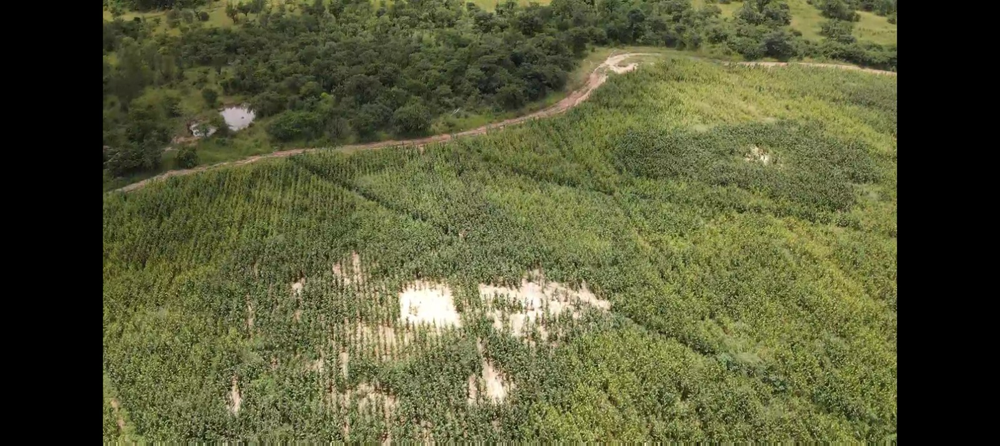
#> input picture images/b.png, 1000 x 446 px, shrunk from 1600 x 714 before the run
$ python stage1_exg.py
#> lines starting #> are read from the running program, lines starting #| are printed output that depends on the picture
# stage1_exg.py
import cv2
import numpy as np
from matplotlib import pyplot as plt
from matplotlib.colors import LinearSegmentedColormap
import os

# Load the image (BGR format in OpenCV)
img = cv2.imread('./images/b.png')
#> img is the input picture: shape (446, 1000, 3); mean B, G, R 54.8, 88.7, 86.3
b, g, r = cv2.split(img.astype(np.float32))
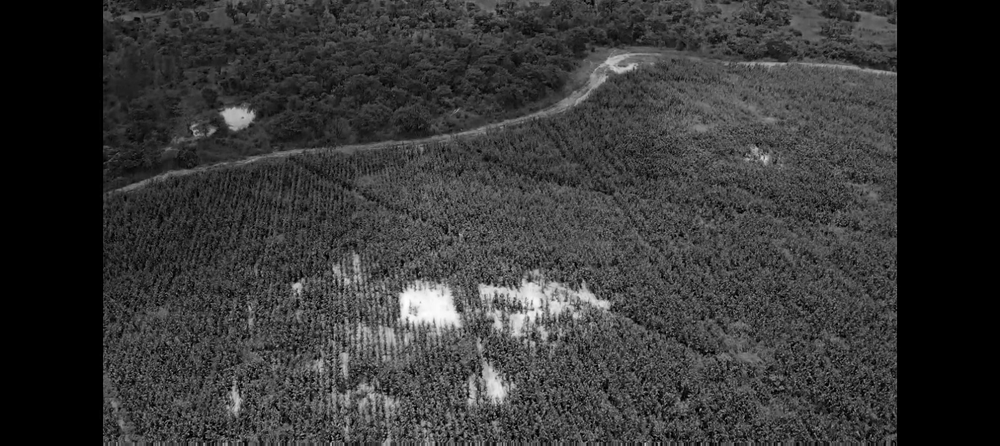
#> b: shape (446, 1000) float32; min 0, max 255, mean 54.8
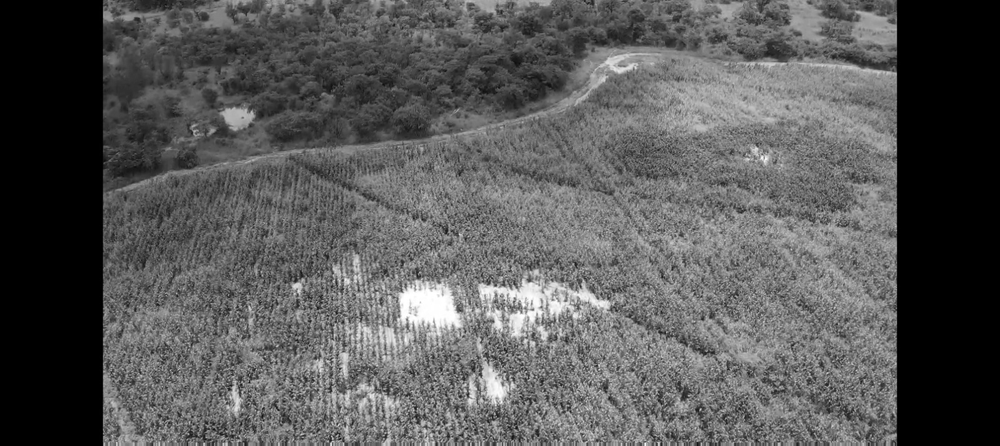
#> g: shape (446, 1000) float32; min 0, max 255, mean 88.7

# Compute Excess Green (ExG) index: ExG = 2*G - (R + B)&#8203;:contentReference[oaicite:1]{index=1}
exg = 2 * g - (r + b)
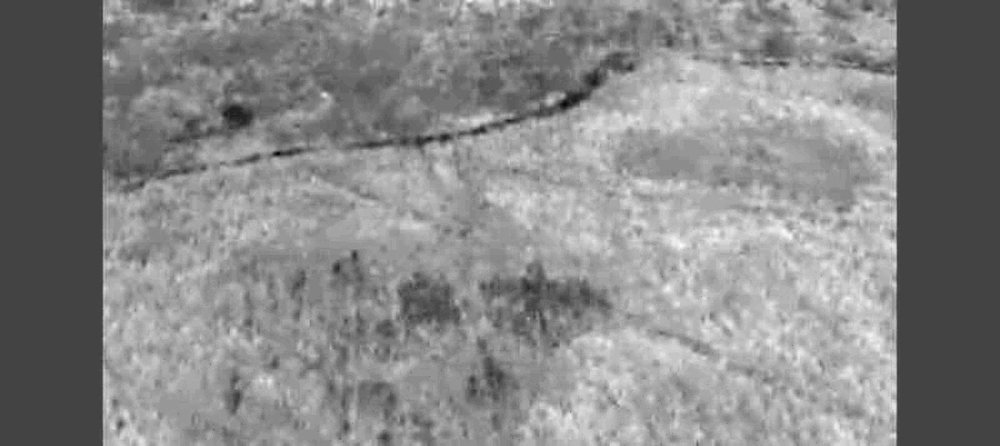
#> exg: shape (446, 1000) float32; min -36, max 100, mean 36.2; drawn with min black and max white

# Normalize ExG to [0,1] for display
exg_norm = (exg - exg.min()) / (exg.max() - exg.min() + 1e-6)

# Create a red-to-green colormap (custom gradient)
colors = ["red", "yellow", "green"]
cmap = LinearSegmentedColormap.from_list('RedGreen', colors, N=256)

# Apply colormap to ExG
heatmap = (cmap(exg_norm)[:, :, :3] * 255).astype(np.uint8)
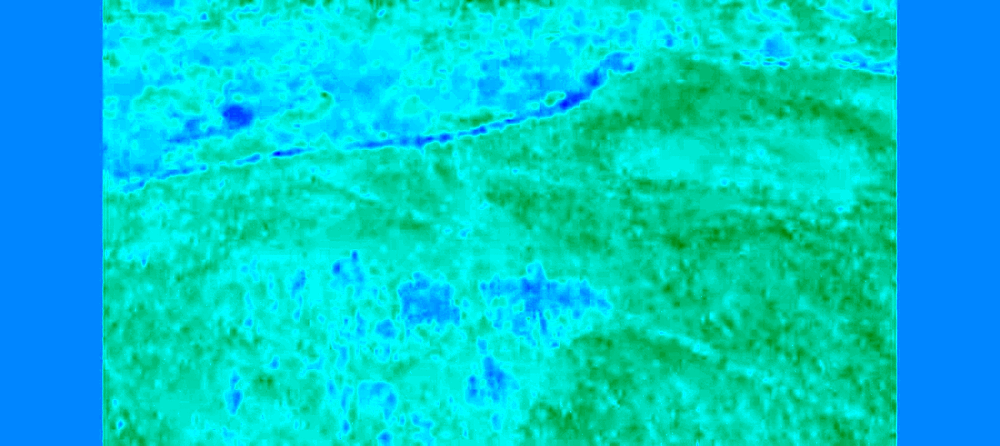
#> heatmap: shape (446, 1000, 3); mean of channels 0, 1, 2 208, 199.9, 0; drawn as B, G, R

# Prepare output directory
os.makedirs('output', exist_ok=True)
# Save heatmap image
cv2.imwrite('output/exg_heatmap.png', cv2.cvtColor(heatmap, cv2.COLOR_RGB2BGR))
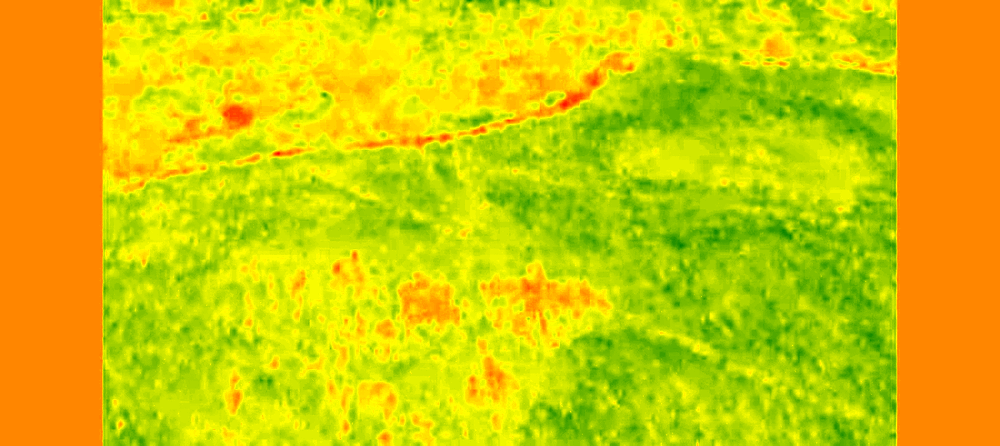
#> saved as exg_heatmap.png: shape (446, 1000, 3); mean B, G, R 0, 199.9, 208
# Also save raw ExG array for later stages
np.save('output/exg_array.npy', exg)

print("Stage1 complete: Saved ExG heatmap (output/exg_heatmap.png) and array (output/exg_array.npy).")

$ run again, with images/horses.jpg saved as images/b.png
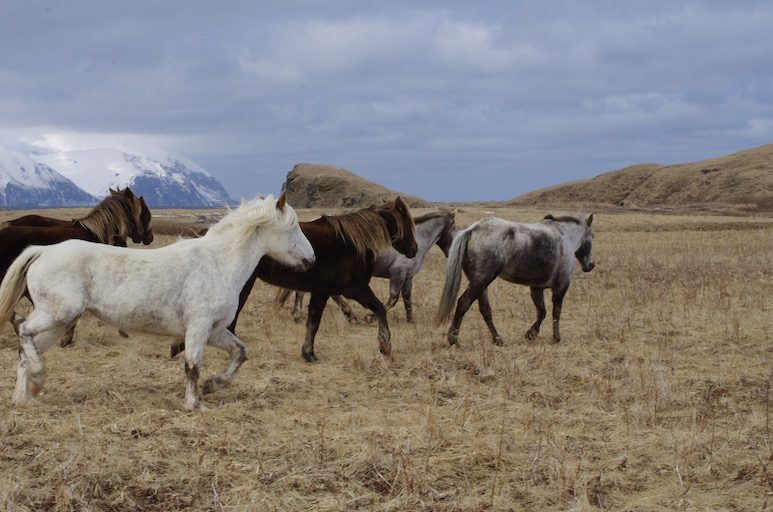
#> input picture images/horses.jpg, 773 x 512 px
#> img is the input picture: shape (512, 773, 3); mean B, G, R 125.2, 128.2, 133.3
#> `heatmap = (cmap(exg_norm)[:, :, :3] * 255).astype(np.uint8)`:
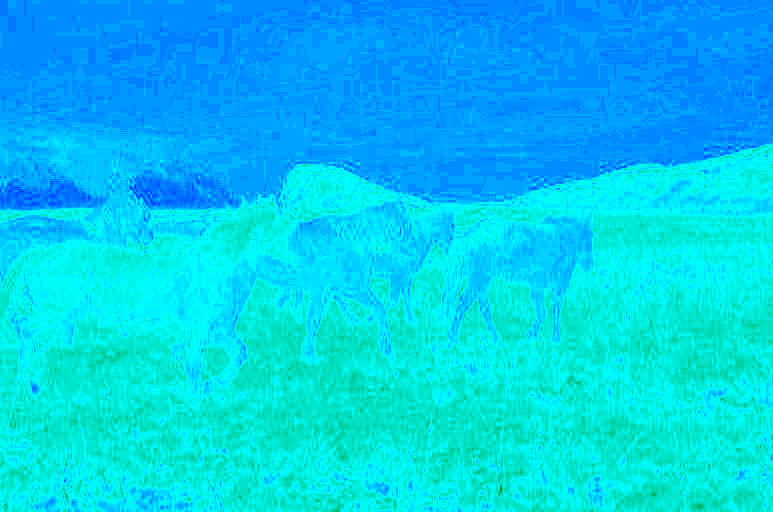
#> heatmap: shape (512, 773, 3); mean of channels 0, 1, 2 237.8, 202.2, 0; drawn as B, G, R
#> `cv2.imwrite('output/exg_heatmap.png', cv2.cvtColor(heatmap, cv2.COLOR_..`:
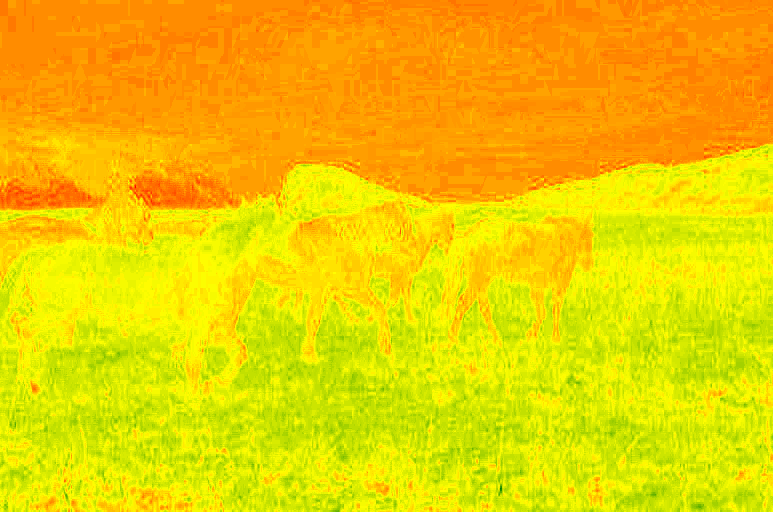
#> saved as exg_heatmap.png: shape (512, 773, 3); mean B, G, R 0, 202.2, 237.8
